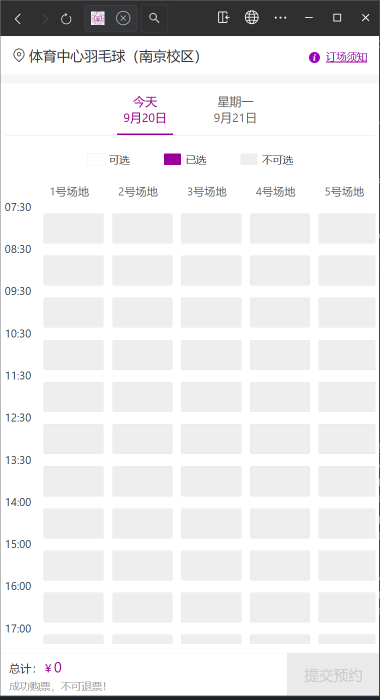
#> input picture wechat_area.png, 760 x 1400 px (shown at 1/2 size)
$ python corp_test.py
#> lines starting #> are read from the running program, lines starting #| are printed output that depends on the picture
from PIL import Image

img = Image.open("wechat_area.png")
#> img is the input picture: PIL image 760x1400 RGB; mean R, G, B 234.1, 233.7, 234.3

# 截取顶部标题区域
crop = img.crop((0, 70, 400, 150))
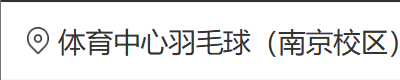
#> crop: PIL image 400x80 RGB; mean R, G, B 231.6, 231.5, 231.7

crop.save("title_test.png")

print("完成")

$ run again, with wechat_title_area.png copied over wechat_area.png
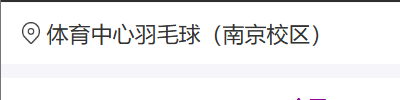
#> input picture wechat_title_area.png, 400 x 100 px
#> img is the input picture: PIL image 400x100 RGB; mean R, G, B 240.3, 240.1, 240.9
#> `crop = img.crop((0, 70, 400, 150))`:
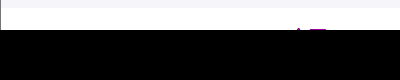
#> crop: PIL image 400x80 RGB; mean R, G, B 94.5, 94.3, 94.9
